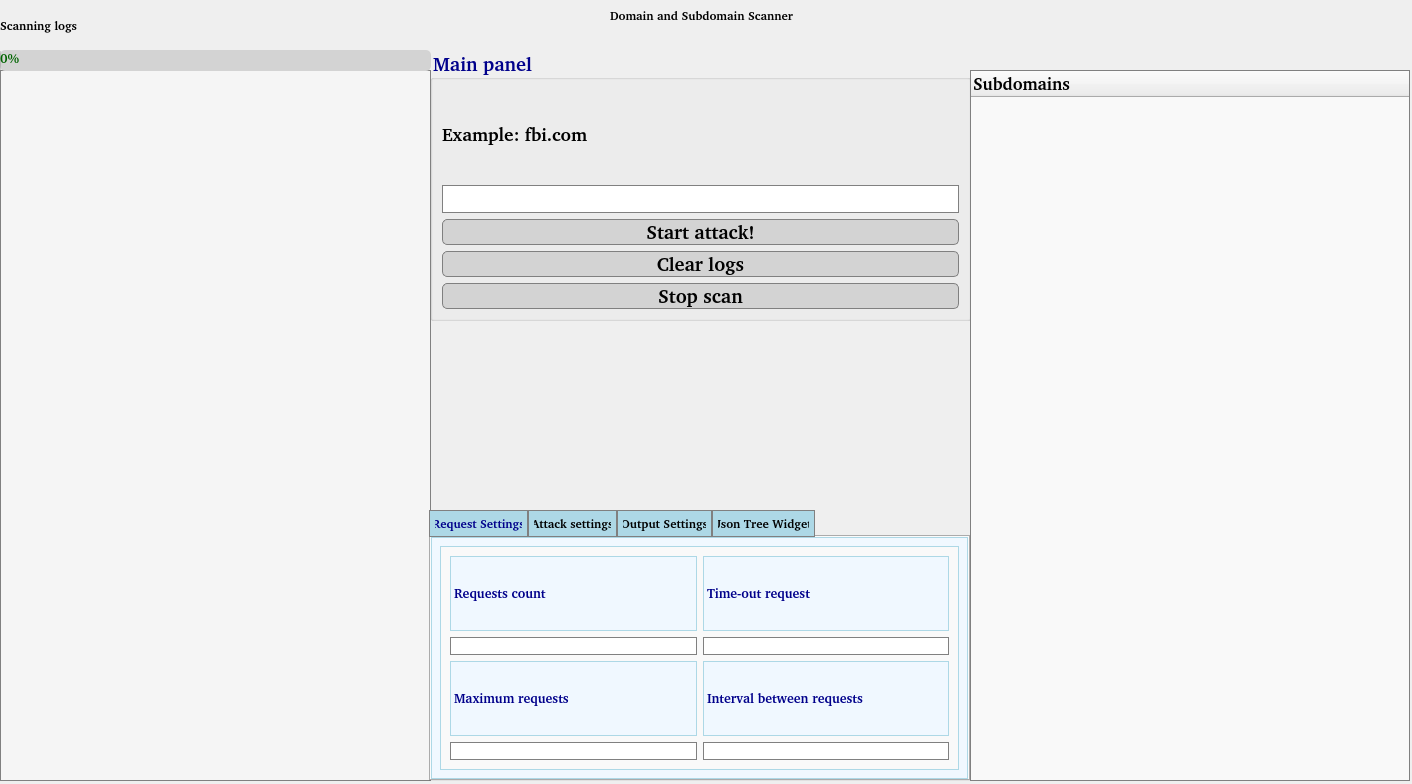
<?xml version="1.0" encoding="UTF-8"?>
<ui version="4.0">
 <class>Dialog</class>
 <widget class="QDialog" name="Dialog">
  <property name="geometry">
   <rect>
    <x>0</x>
    <y>0</y>
    <width>1412</width>
    <height>784</height>
   </rect>
  </property>
  <property name="font">
   <font>
    <family>Nimbus Mono PS [urw]</family>
   </font>
  </property>
  <property name="windowTitle">
   <string>Domain Subdomain scan</string>
  </property>
  <widget class="QLabel" name="labelEnterDomain">
   <property name="geometry">
    <rect>
     <x>610</x>
     <y>0</y>
     <width>201</width>
     <height>31</height>
    </rect>
   </property>
   <property name="font">
    <font>
     <family>Nimbus Mono PS [urw]</family>
     <pointsize>-1</pointsize>
     <weight>75</weight>
     <bold>true</bold>
    </font>
   </property>
   <property name="styleSheet">
    <string notr="true">color: black; 
font-weight: bold; 
font-size: 12px;
</string>
   </property>
   <property name="text">
    <string>Domain and Subdomain Scanner</string>
   </property>
  </widget>
  <widget class="QTextBrowser" name="plainTextEditLogs">
   <property name="geometry">
    <rect>
     <x>0</x>
     <y>70</y>
     <width>431</width>
     <height>711</height>
    </rect>
   </property>
   <property name="styleSheet">
    <string notr="true">background-color: #f5f5f5; 
color: black; 
border: 1px solid gray;
</string>
   </property>
  </widget>
  <widget class="QLabel" name="labelScanningLogs">
   <property name="geometry">
    <rect>
     <x>0</x>
     <y>10</y>
     <width>101</width>
     <height>31</height>
    </rect>
   </property>
   <property name="font">
    <font>
     <family>Nimbus Mono PS [urw]</family>
     <pointsize>-1</pointsize>
     <weight>75</weight>
     <bold>true</bold>
    </font>
   </property>
   <property name="styleSheet">
    <string notr="true">color: black; 
font-weight: bold; 
font-size: 12px;
</string>
   </property>
   <property name="text">
    <string>Scanning logs</string>
   </property>
  </widget>
  <widget class="QProgressBar" name="progressBarScan">
   <property name="geometry">
    <rect>
     <x>0</x>
     <y>50</y>
     <width>431</width>
     <height>21</height>
    </rect>
   </property>
   <property name="font">
    <font>
     <family>Nimbus Mono PS [urw]</family>
     <pointsize>10</pointsize>
     <weight>75</weight>
     <bold>true</bold>
    </font>
   </property>
   <property name="styleSheet">
    <string notr="true">background-color: lightgray; 
color: darkgreen; 
border-radius: 5px;
</string>
   </property>
   <property name="value">
    <number>0</number>
   </property>
  </widget>
  <widget class="QTabWidget" name="tabWidget">
   <property name="geometry">
    <rect>
     <x>429</x>
     <y>510</y>
     <width>541</width>
     <height>271</height>
    </rect>
   </property>
   <property name="styleSheet">
    <string notr="true">QTabBar::tab { 
    background-color: lightblue; 
    color: black; 
    font-weight: bold; 
    border: 1px solid gray; 
    padding: 5px; 
}
QTabBar::tab:selected { 
    background-color: #add8e6; 
    color: darkblue; 
}
</string>
   </property>
   <property name="currentIndex">
    <number>0</number>
   </property>
   <property name="iconSize">
    <size>
     <width>16</width>
     <height>16</height>
    </size>
   </property>
   <widget class="QWidget" name="tab_request">
    <property name="styleSheet">
     <string notr="true">QWidget {
    background-color: #f0f8ff;  /* Светло-голубой фон */
    border: 1px solid lightblue;  /* Синяя рамка */
}
QGroupBox {
    color: darkblue;  /* Синий текст заголовка */
    font-weight: bold;
    border: 1px solid lightblue;  /* Синяя рамка группы */
    background-color: #f9f9f9;  /* Светло-серый фон внутри группы */
}
QLabel {
    color: darkblue;  /* Синий текст */
    font-weight: bold;
}
QLineEdit {
    background-color: white;  /* Белый фон */
    color: black;  /* Чёрный текст */
    border: 1px solid gray;  /* Серая рамка */
}
QPushButton {
    background-color: lightgray;  /* Светло-серый фон */
    color: black;
    font-weight: bold;
    border: 1px solid gray;
    border-radius: 5px;
}
QPushButton:hover {
    background-color: lightblue;  /* Светло-голубой при наведении */
}
QPushButton:pressed {
    background-color: #87ceeb;  /* Голубой при нажатии */
}
</string>
    </property>
    <attribute name="title">
     <string>Request Settings</string>
    </attribute>
    <layout class="QVBoxLayout" name="verticalLayout_2">
     <property name="leftMargin">
      <number>9</number>
     </property>
     <item>
      <widget class="QGroupBox" name="groupBoxRequests">
       <property name="font">
        <font>
         <family>Nimbus Mono PS [urw]</family>
         <pointsize>14</pointsize>
         <weight>75</weight>
         <bold>true</bold>
        </font>
       </property>
       <property name="styleSheet">
        <string notr="true"/>
       </property>
       <property name="title">
        <string/>
       </property>
       <layout class="QGridLayout" name="gridLayout">
        <item row="3" column="0">
         <widget class="QLabel" name="labelMaxReq">
          <property name="font">
           <font>
            <family>Nimbus Mono PS [urw]</family>
            <pointsize>10</pointsize>
            <weight>75</weight>
            <bold>true</bold>
           </font>
          </property>
          <property name="text">
           <string>Maximum requests</string>
          </property>
         </widget>
        </item>
        <item row="4" column="1">
         <widget class="QLineEdit" name="lineEditInterval"/>
        </item>
        <item row="0" column="1">
         <widget class="QLabel" name="labelTimeOutReq">
          <property name="font">
           <font>
            <family>Nimbus Mono PS [urw]</family>
            <pointsize>10</pointsize>
            <weight>75</weight>
            <bold>true</bold>
           </font>
          </property>
          <property name="text">
           <string>Time-out request</string>
          </property>
         </widget>
        </item>
        <item row="1" column="1">
         <widget class="QLineEdit" name="lineEditTimeout"/>
        </item>
        <item row="3" column="1">
         <widget class="QLabel" name="labelIntervalReq">
          <property name="font">
           <font>
            <family>Nimbus Mono PS [urw]</family>
            <pointsize>10</pointsize>
            <weight>75</weight>
            <bold>true</bold>
           </font>
          </property>
          <property name="text">
           <string>Interval between requests</string>
          </property>
         </widget>
        </item>
        <item row="1" column="0">
         <widget class="QLineEdit" name="lineEditRequestCount"/>
        </item>
        <item row="4" column="0">
         <widget class="QLineEdit" name="lineEditRequestLimit"/>
        </item>
        <item row="0" column="0">
         <widget class="QLabel" name="labelReqCount">
          <property name="font">
           <font>
            <family>Nimbus Mono PS [urw]</family>
            <pointsize>10</pointsize>
            <weight>75</weight>
            <bold>true</bold>
           </font>
          </property>
          <property name="text">
           <string>Requests count</string>
          </property>
         </widget>
        </item>
       </layout>
      </widget>
     </item>
    </layout>
   </widget>
   <widget class="QWidget" name="tab_attack">
    <property name="sizePolicy">
     <sizepolicy hsizetype="Preferred" vsizetype="Preferred">
      <horstretch>0</horstretch>
      <verstretch>0</verstretch>
     </sizepolicy>
    </property>
    <attribute name="title">
     <string>Attack settings</string>
    </attribute>
    <layout class="QVBoxLayout" name="verticalLayout_4">
     <item>
      <layout class="QVBoxLayout" name="verticalLayout">
       <item>
        <widget class="QGroupBox" name="groupBoxAttackMode">
         <property name="font">
          <font>
           <family>Nimbus Mono PS [urw]</family>
           <pointsize>13</pointsize>
           <weight>75</weight>
           <bold>true</bold>
          </font>
         </property>
         <property name="styleSheet">
          <string notr="true">QWidget {
    background-color: #e6f7ff;  /* Светло-голубой фон */
    border: 1px solid gray;  /* Серая рамка */
}
QGroupBox {
    color: darkgreen;  /* Тёмно-зелёный текст */
    font-weight: bold;
    border: 1px solid lightgreen;  /* Светло-зелёная рамка */
    background-color: #f4fff9;  /* Светло-зелёный фон */
}
QLabel {
    color: darkgreen;  /* Тёмно-зелёный текст */
    font-weight: bold;
}
QCheckBox {
    color: black;  /* Чёрный текст */
    font-weight: bold;
}
QCheckBox::indicator {
    width: 15px; 
    height: 15px;
}
QPushButton {
    background-color: lightgray;  /* Светло-серый фон */
    color: black;
    font-weight: bold;
    border: 1px solid gray;
    border-radius: 5px;
}
QPushButton:hover {
    background-color: #ccffcc;  /* Светло-зелёный при наведении */
}
QPushButton:pressed {
    background-color: #99ff99;  /* Зелёный при нажатии */
}
</string>
         </property>
         <property name="title">
          <string/>
         </property>
         <layout class="QVBoxLayout" name="verticalLayout_3">
          <item>
           <widget class="QCheckBox" name="checkBoxSneakyAttack">
            <property name="font">
             <font>
              <family>Nimbus Mono PS [urw]</family>
              <pointsize>13</pointsize>
              <weight>75</weight>
              <bold>true</bold>
             </font>
            </property>
            <property name="text">
             <string>Sneaky attack</string>
            </property>
           </widget>
          </item>
          <item>
           <widget class="QCheckBox" name="checkBoxModerateAttack">
            <property name="font">
             <font>
              <family>Nimbus Mono PS [urw]</family>
              <pointsize>13</pointsize>
              <weight>75</weight>
              <bold>true</bold>
             </font>
            </property>
            <property name="text">
             <string>Moderate attack</string>
            </property>
           </widget>
          </item>
          <item>
           <widget class="QCheckBox" name="checkBoxAggressiveAttack">
            <property name="font">
             <font>
              <family>Nimbus Mono PS [urw]</family>
              <pointsize>13</pointsize>
              <weight>75</weight>
              <bold>true</bold>
             </font>
            </property>
            <property name="text">
             <string>Aggressive attack</string>
            </property>
           </widget>
          </item>
         </layout>
        </widget>
       </item>
       <item>
        <widget class="QCheckBox" name="checkBoxShowRequests">
         <property name="font">
          <font>
           <family>Nimbus Mono PS [urw]</family>
           <pointsize>10</pointsize>
           <weight>75</weight>
           <bold>true</bold>
          </font>
         </property>
         <property name="styleSheet">
          <string notr="true">QCheckBox {
    color: darkgreen;  /* Тёмно-зелёный текст */
    font-weight: bold;  /* Полужирный шрифт */
    spacing: 5px;  /* Расстояние между текстом и флажком */
}

QCheckBox::indicator {
    width: 15px;  /* Ширина флажка */
    height: 15px;  /* Высота флажка */
    background-color: lightgreen;  /* Светло-зелёный фон */
    border: 1px solid darkgreen;  /* Тёмно-зелёная рамка */
    border-radius: 3px;  /* Скруглённые края */
}

QCheckBox::indicator:checked {
    background-color: #99ff99;  /* Зелёный фон при включении */
    border: 1px solid darkgreen;  /* Тёмно-зелёная рамка */
}

QCheckBox::indicator:unchecked {
    background-color: white;  /* Белый фон при выключении */
    border: 1px solid gray;  /* Серая рамка */
}
</string>
         </property>
         <property name="text">
          <string>Show requests and response</string>
         </property>
        </widget>
       </item>
      </layout>
     </item>
    </layout>
   </widget>
   <widget class="QWidget" name="tab_output">
    <property name="styleSheet">
     <string notr="true">QWidget {
    background-color: lightblue;  /* Светло-серый фон */
    border: 1px solid gray;    /* Тонкая серая рамка */
}
QLabel {
    color: darkblue;           /* Синий текст для заголовков */
    font-weight: bold;
}
QPushButton {
    background-color: lightgray;
    color: black;
    font-weight: bold;
    border: 1px solid gray;
    border-radius: 5px;
}
QPushButton:hover {
    background-color: green;  /* Светло-голубой при наведении */
}
QPushButton:pressed {
    background-color: #87ceeb;  /* Голубой при нажатии */
}
QLineEdit {
    background-color: white;
    color: black;
    border: 1px solid gray;
}
</string>
    </property>
    <attribute name="title">
     <string>Output Settings</string>
    </attribute>
    <layout class="QVBoxLayout" name="verticalLayout_5">
     <item>
      <widget class="QComboBox" name="comboBoxFormat">
       <property name="font">
        <font>
         <family>Nimbus Mono PS [urw]</family>
         <pointsize>10</pointsize>
         <weight>75</weight>
         <bold>true</bold>
        </font>
       </property>
       <property name="styleSheet">
        <string notr="true">QComboBox {
    background-color: white;  /* Белый фон */
    color: black;  /* Чёрный текст */
    border: 1px solid gray;  /* Серая рамка */
    border-radius: 5px;  /* Скруглённые углы */
    padding: 2px;  /* Внутренний отступ */
}

QComboBox::drop-down {
    border-left: 1px solid gray;  /* Вертикальная линия для выпадающего списка */
    background-color: lightgray;  /* Светло-серый фон кнопки */
}

QComboBox::down-arrow {
    image: url(down_arrow_icon.png);  /* Укажите путь к иконке стрелки, если нужно */
    width: 10px; 
    height: 10px;
}

QComboBox QAbstractItemView {
    background-color: #f9f9f9;  /* Светло-серый фон для выпадающего списка */
    color: black;  /* Чёрный текст */
    border: 1px solid gray;  /* Серая рамка */
    selection-background-color: #add8e6;  /* Голубой фон для выбранного элемента */
    selection-color: white;  /* Белый текст для выбранного элемента */
}
</string>
       </property>
       <item>
        <property name="text">
         <string>json</string>
        </property>
       </item>
       <item>
        <property name="text">
         <string>html</string>
        </property>
       </item>
       <item>
        <property name="text">
         <string>txt</string>
        </property>
       </item>
      </widget>
     </item>
     <item alignment="Qt::AlignHCenter">
      <widget class="QLabel" name="labelEnterFile">
       <property name="font">
        <font>
         <family>Nimbus Mono PS [urw]</family>
         <pointsize>13</pointsize>
         <weight>75</weight>
         <bold>true</bold>
        </font>
       </property>
       <property name="text">
        <string>   Enter file name 
where save output logs. </string>
       </property>
      </widget>
     </item>
     <item>
      <widget class="QLineEdit" name="lineEditFileName">
       <property name="font">
        <font>
         <family>Nimbus Mono PS [urw]</family>
         <pointsize>15</pointsize>
        </font>
       </property>
      </widget>
     </item>
     <item>
      <widget class="QPushButton" name="pushButtonSaveFormat">
       <property name="font">
        <font>
         <family>Nimbus Mono PS [urw]</family>
         <pointsize>16</pointsize>
         <weight>75</weight>
         <bold>true</bold>
        </font>
       </property>
       <property name="text">
        <string>Save format</string>
       </property>
      </widget>
     </item>
    </layout>
   </widget>
   <widget class="QWidget" name="tab_treeWidget">
    <property name="styleSheet">
     <string notr="true">QWidget {
    background-color: #eef7fa;  /* Светло-голубой фон */
    border: 1px solid lightblue;
}
QPushButton {
    background-color: lightgray;
    color: black;
    font-weight: bold;
    border: 1px solid gray;
    border-radius: 5px;
}
QPushButton:hover {
    background-color: lightblue;
}
QPushButton:pressed {
    background-color: #87ceeb;
}
QTreeWidget {
    background-color: #f9f9f9;
    alternate-background-color: #e9f7fc;  /* Чередующиеся строки */
    border: 1px solid gray;
}
QTreeWidget::item {
    color: black;
}
QTreeWidget::item:selected {
    background-color: #add8e6;
    color: white;
}
</string>
    </property>
    <attribute name="title">
     <string>Json Tree Widget</string>
    </attribute>
    <layout class="QVBoxLayout" name="verticalLayout_7">
     <item>
      <widget class="QPushButton" name="pushButtonExportJson">
       <property name="font">
        <font>
         <family>Nimbus Mono PS [urw]</family>
         <pointsize>16</pointsize>
         <weight>75</weight>
         <bold>true</bold>
        </font>
       </property>
       <property name="text">
        <string>Export json file</string>
       </property>
      </widget>
     </item>
    </layout>
   </widget>
  </widget>
  <widget class="QGroupBox" name="groupBox">
   <property name="geometry">
    <rect>
     <x>430</x>
     <y>50</y>
     <width>541</width>
     <height>271</height>
    </rect>
   </property>
   <property name="font">
    <font>
     <family>Nimbus Mono PS [urw]</family>
     <pointsize>-1</pointsize>
     <weight>75</weight>
     <bold>true</bold>
    </font>
   </property>
   <property name="styleSheet">
    <string notr="true">color: darkblue; 
font-weight: bold; 
font-size: 19px;
</string>
   </property>
   <property name="title">
    <string>Main panel</string>
   </property>
   <layout class="QVBoxLayout" name="verticalLayout_6">
    <item>
     <widget class="QLabel" name="labelExample">
      <property name="font">
       <font>
        <family>Nimbus Mono PS [urw]</family>
        <pointsize>-1</pointsize>
        <weight>75</weight>
        <bold>true</bold>
       </font>
      </property>
      <property name="styleSheet">
       <string notr="true">color: black; 
font-weight: bold; 
font-size: 18px;
</string>
      </property>
      <property name="text">
       <string>Example: fbi.com</string>
      </property>
     </widget>
    </item>
    <item>
     <widget class="QLineEdit" name="lineEditDomain">
      <property name="font">
       <font>
        <family>Nimbus Mono PS [urw]</family>
        <pointsize>-1</pointsize>
        <weight>75</weight>
        <bold>true</bold>
       </font>
      </property>
      <property name="styleSheet">
       <string notr="true">QLineEdit {
    background-color: white; 
    color: black; 
    border: 1px solid gray;
}
</string>
      </property>
     </widget>
    </item>
    <item>
     <widget class="QPushButton" name="pushButtonScan">
      <property name="font">
       <font>
        <family>Nimbus Mono PS [urw]</family>
        <pointsize>-1</pointsize>
        <weight>75</weight>
        <bold>true</bold>
       </font>
      </property>
      <property name="styleSheet">
       <string notr="true">QPushButton { 
    background-color: lightgray; 
    color: black; 
    font-weight: bold; 
    border: 1px solid gray; 
    border-radius: 5px; 
}
QPushButton:hover { 
    background-color: green; 
}
QPushButton:pressed { 
    background-color: #87ceeb; 
}
</string>
      </property>
      <property name="text">
       <string>Start attack!</string>
      </property>
     </widget>
    </item>
    <item>
     <widget class="QPushButton" name="pushButtonClearLogs">
      <property name="font">
       <font>
        <family>Nimbus Mono PS [urw]</family>
        <pointsize>-1</pointsize>
        <weight>75</weight>
        <bold>true</bold>
       </font>
      </property>
      <property name="styleSheet">
       <string notr="true">QPushButton { 
    background-color: lightgray; 
    color: black; 
    font-weight: bold; 
    border: 1px solid gray; 
    border-radius: 5px; 
}
QPushButton:hover { 
    background-color: lightblue; 
}
QPushButton:pressed { 
    background-color: #87ceeb; 
}
</string>
      </property>
      <property name="text">
       <string>Clear logs</string>
      </property>
     </widget>
    </item>
    <item>
     <widget class="QPushButton" name="pushButtonStop">
      <property name="font">
       <font>
        <family>Nimbus Mono PS [urw]</family>
        <pointsize>-1</pointsize>
        <weight>75</weight>
        <bold>true</bold>
       </font>
      </property>
      <property name="styleSheet">
       <string notr="true">QPushButton { 
    background-color: lightgray; 
    color: black; 
    font-weight: bold; 
    border: 1px solid gray; 
    border-radius: 5px; 
}
QPushButton:hover { 
    background-color: red; 
}
QPushButton:pressed { 
    background-color: #87ceeb; 
}
</string>
      </property>
      <property name="text">
       <string>Stop scan</string>
      </property>
     </widget>
    </item>
   </layout>
  </widget>
  <widget class="QTreeWidget" name="treeWidgetJson">
   <property name="geometry">
    <rect>
     <x>970</x>
     <y>70</y>
     <width>440</width>
     <height>711</height>
    </rect>
   </property>
   <property name="font">
    <font>
     <family>Nimbus Mono PS [urw]</family>
     <pointsize>13</pointsize>
     <weight>75</weight>
     <bold>true</bold>
    </font>
   </property>
   <property name="styleSheet">
    <string notr="true">QTreeWidget { 
    background-color: #f9f9f9; 
    alternate-background-color: #e9f7fc; 
    border: 1px solid gray; 
}
</string>
   </property>
   <property name="animated">
    <bool>false</bool>
   </property>
   <column>
    <property name="text">
     <string>Subdomains</string>
    </property>
   </column>
  </widget>
 </widget>
 <tabstops>
  <tabstop>lineEditDomain</tabstop>
  <tabstop>lineEditFileName</tabstop>
  <tabstop>checkBoxSneakyAttack</tabstop>
  <tabstop>checkBoxModerateAttack</tabstop>
  <tabstop>checkBoxAggressiveAttack</tabstop>
  <tabstop>checkBoxShowRequests</tabstop>
  <tabstop>pushButtonScan</tabstop>
  <tabstop>pushButtonExportJson</tabstop>
  <tabstop>lineEditTimeout</tabstop>
  <tabstop>lineEditRequestCount</tabstop>
  <tabstop>lineEditRequestLimit</tabstop>
  <tabstop>lineEditInterval</tabstop>
  <tabstop>treeWidgetJson</tabstop>
  <tabstop>pushButtonStop</tabstop>
  <tabstop>plainTextEditLogs</tabstop>
  <tabstop>comboBoxFormat</tabstop>
  <tabstop>pushButtonClearLogs</tabstop>
  <tabstop>pushButtonSaveFormat</tabstop>
  <tabstop>tabWidget</tabstop>
 </tabstops>
 <resources/>
 <connections/>
</ui>
